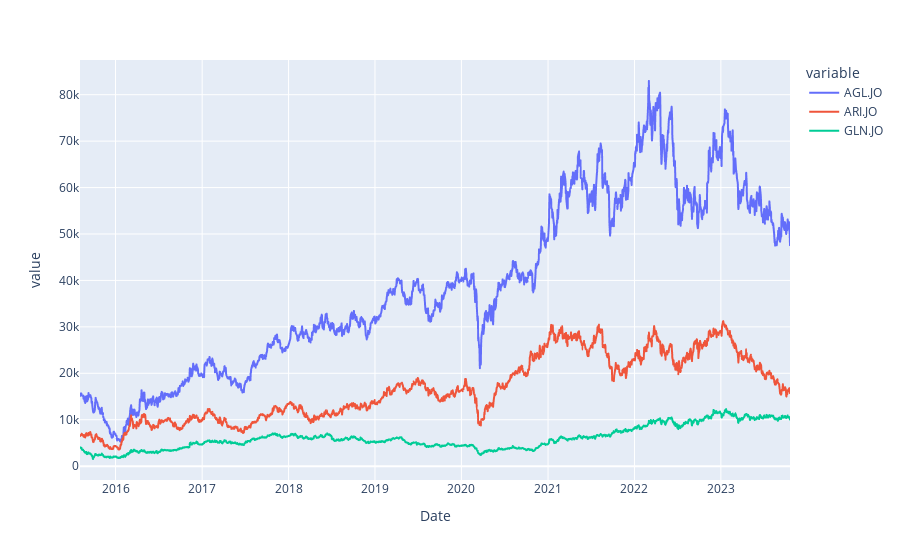

The cell this chart's notebook holds for it:
### Code cell
Close.plot()

### Figure 1 — Plotly figure (JSON) as saved in the notebook; plotly's stock layout.template omitted (floating-point values rounded to 4 significant figures; data arrays with more than 128 entries replaced by an {"elided": "..."} marker saying what was removed)
{"data": [{"hovertemplate": "variable=AGL.JO<br>Date=%{x}<br>value=%{y}<extra></extra>", "legendgroup": "AGL.JO", "line": {"color": "#636efa", "dash": "solid"}, "marker": {"symbol": "circle"}, "mode": "lines", "name": "AGL.JO", "showlegend": true, "type": "scattergl", "x": {"elided": "2077 str values"}, "xaxis": "x", "y": {"elided": "2077 float values"}, "yaxis": "y"}, {"hovertemplate": "variable=ARI.JO<br>Date=%{x}<br>value=%{y}<extra></extra>", "legendgroup": "ARI.JO", "line": {"color": "#EF553B", "dash": "solid"}, "marker": {"symbol": "circle"}, "mode": "lines", "name": "ARI.JO", "showlegend": true, "type": "scattergl", "x": {"elided": "2077 str values"}, "xaxis": "x", "y": {"elided": "2077 int values"}, "yaxis": "y"}, {"hovertemplate": "variable=GLN.JO<br>Date=%{x}<br>value=%{y}<extra></extra>", "legendgroup": "GLN.JO", "line": {"color": "#00cc96", "dash": "solid"}, "marker": {"symbol": "circle"}, "mode": "lines", "name": "GLN.JO", "showlegend": true, "type": "scattergl", "x": {"elided": "2077 str values"}, "xaxis": "x", "y": {"elided": "2077 int values"}, "yaxis": "y"}], "layout": {"autosize": true, "legend": {"title": {"text": "variable"}, "tracegroupgap": 0}, "margin": {"t": 60}, "xaxis": {"anchor": "y", "autorange": true, "domain": [0, 1], "range": ["2015-08-04", "2023-10-20"], "title": {"text": "Date"}, "type": "date"}, "yaxis": {"anchor": "x", "autorange": true, "domain": [0, 1], "range": [-2982.0, 87470.0], "title": {"text": "value"}, "type": "linear"}}}
